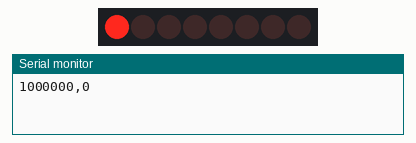
Bench run of a sketch on a simulated Arduino Uno, built with avr-gcc and run on an emulated ATmega328P. Shown: 8 shift-register outputs drawn as a row of LEDs (first output left, lit = HIGH), the last lines printed to the serial monitor. Wiring (inferred from the names in the program): shift register (74HC595): data pin 12; shift clock pin 9; latch pin 11. Wiring (inferred from the signals the program sends): row of LEDs: on Q0, Q1, Q2, Q3, Q4, Q5, Q6, Q7.

Above: at 0.5 s.
At 2.5 s:
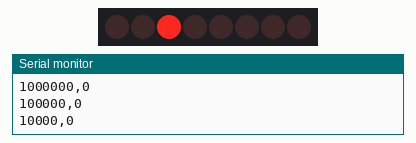
At 3.5 s:
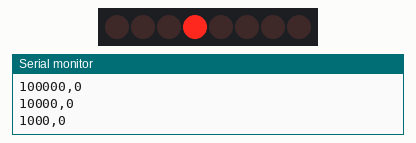
At 4.5 s:
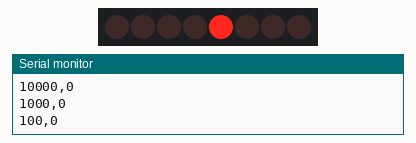
At 6.5 s:
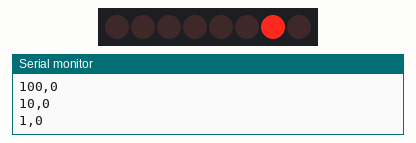
At 9.5 s:
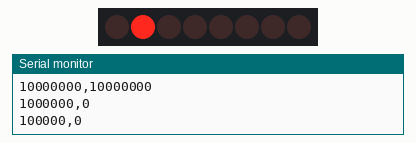
Timing chart, 0 to 10.4 s (numbered marks = the images above):
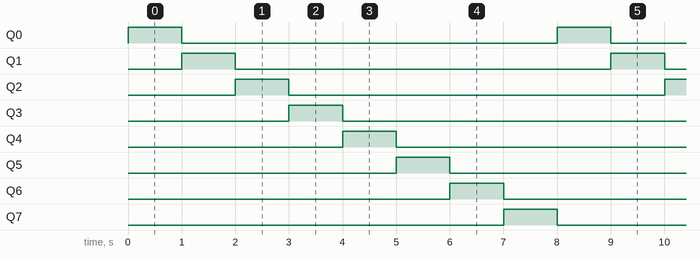

The sketch:

Circular_Shift_register.ino
```cpp
int latchPin=11;
int clockPin=9;
int dataPin=12;
int wait=1000;
byte LED=0b10000000;

byte extra=0b0;

void setup() {
  // put your setup code here, to run once:
Serial.begin(9600);
pinMode(latchPin, OUTPUT);
pinMode(clockPin, OUTPUT);
pinMode(dataPin,OUTPUT);

}

void loop() {
  // put your main code here, to run repeatedly:
digitalWrite(latchPin, LOW);
shiftOut(dataPin,clockPin,LSBFIRST,LED);
digitalWrite(latchPin,HIGH);
extra = LED%2;
LED=LED/2;
extra = extra*128;
LED= LED+extra;
Serial.print(LED,BIN);
Serial.print(",");
Serial.println(extra, BIN);


delay(wait);

}
```

Measured:
- by itself, Q0–7: alternates HIGH for 1.0 s and LOW for 7.0 s
- by itself, everything shown: repeats every 8.0 s, in 8 steps
